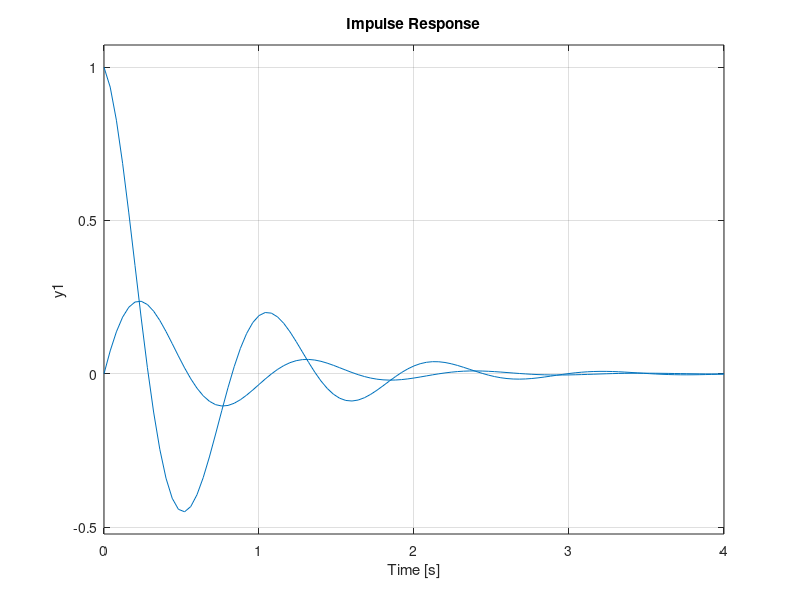
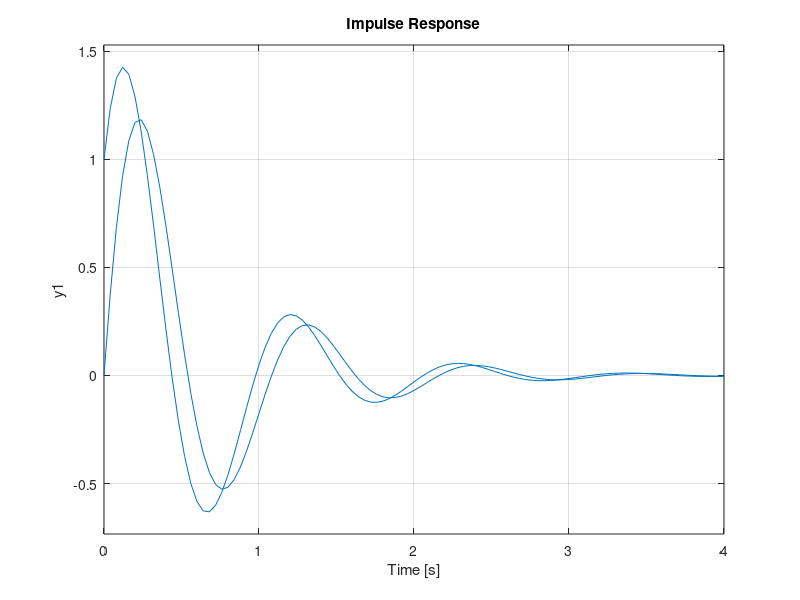
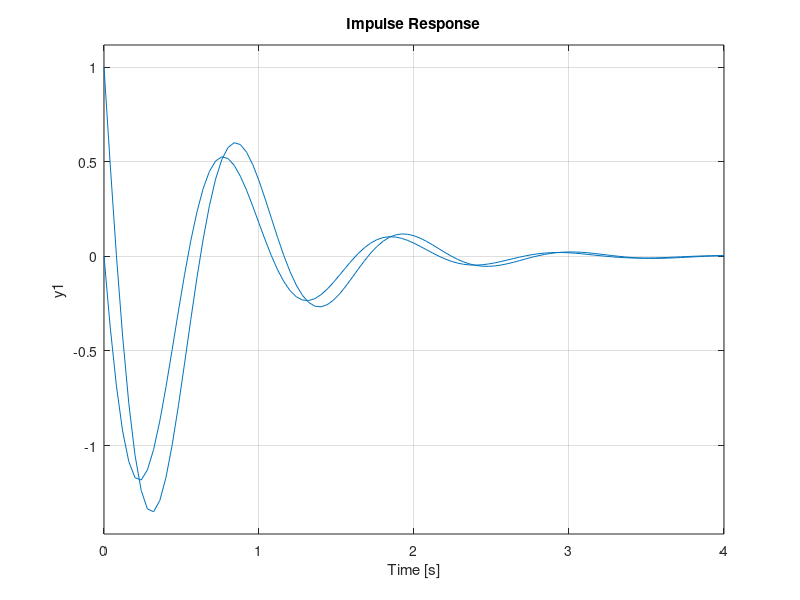

Write MATLAB code to recreate these figures, in order.
sysa = tf([1 2],[1 3 36])
sysa2 = tf([2],[1 3 36])
impulse(sysa)
hold on;
impulse(sysa2)
hold off;

figure(2)
sysb = tf([1 10],[1 3 36])
sysb2 = tf([10],[1 3 36])
impulse(sysb)
hold on;
impulse(sysb2)
hold off;

figure(3)
sysc = tf([1 -10],[1 3 36])
sysc2 = tf([-10],[1 3 36])
impulse(sysc)
hold on;
impulse(sysc2)
hold off;
